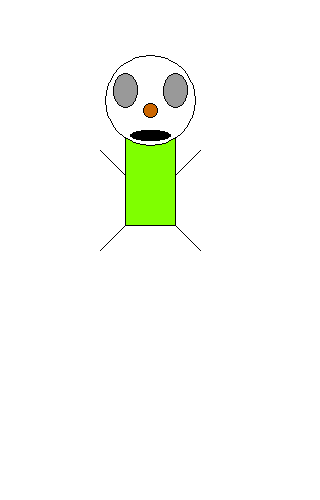
Frame 1 (no input)
Frame 60 (the mouse pressed at the canvas centre just before this capture): identical to frame 1, image omitted
Frame 120 (the mouse held since frame 60 and released just before this capture): identical to frame 1, image omitted

The Processing sketch that drew this single still picture (run headless with seeded random() and noise(); from frame 60 on, the mouse is pressed at the canvas centre):

// Processing sketch: Kozi_2_Informatik_Robert_Vetter_2a
// ── Kozi_2_Informatik_Robert_Vetter_2a.pde
void setup() {
size (320, 500);
noSmooth ();
background (255, 255, 255);
ellipseMode(RADIUS);
}


void draw() {
fill (127, 255, 0);
rect (125, 75, 50, 150); //Körper
fill (255, 255, 255);
line (175, 225, 200, 250); //rechtes Bein
ellipse (150, 100, 45, 45); //Kopf
line (125, 225, 100, 250); //linkes Bein
line (125, 175, 100, 150); //linker Arm
line (175, 175, 200, 150); //rechter Arm
fill (204, 102, 0);
ellipse (150, 110, 7, 7); //Nase
fill (153);
ellipse (125, 90, 12, 17); //linke Auge
ellipse (175, 90, 12, 17); //rechtes Auge
fill (0);
ellipse (150, 135, 20, 5); //Mund
}
